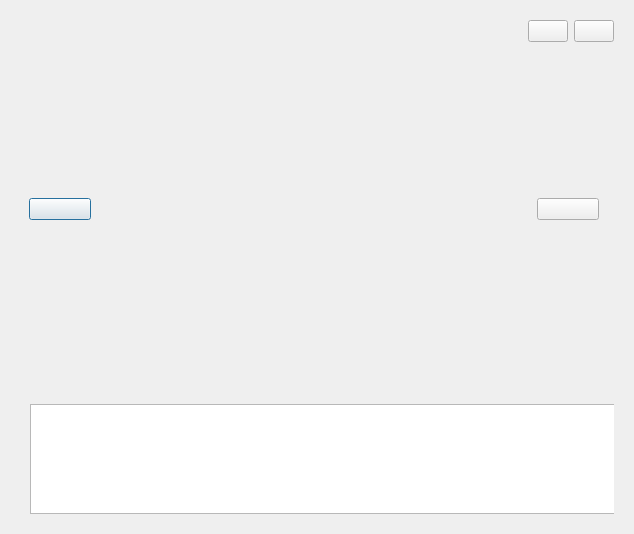
<?xml version="1.0" encoding="UTF-8"?>
<ui version="4.0">
 <class>SlideShowDlg</class>
 <widget class="QDialog" name="SlideShowDlg">
  <property name="geometry">
   <rect>
    <x>0</x>
    <y>0</y>
    <width>634</width>
    <height>534</height>
   </rect>
  </property>
  <property name="windowTitle">
   <string>Dialog</string>
  </property>
  <layout class="QVBoxLayout" name="verticalLayout" stretch="7,1">
   <item>
    <widget class="QWidget" name="slideShow" native="true">
     <layout class="QGridLayout" name="gridLayout">
      <item row="1" column="0">
       <widget class="QWidget" name="slidePreWidget" native="true">
        <property name="minimumSize">
         <size>
          <width>80</width>
          <height>0</height>
         </size>
        </property>
        <property name="maximumSize">
         <size>
          <width>80</width>
          <height>16777215</height>
         </size>
        </property>
        <layout class="QVBoxLayout" name="verticalLayout_2">
         <item>
          <widget class="PicButton" name="slidePreBtn">
           <property name="text">
            <string/>
           </property>
          </widget>
         </item>
        </layout>
       </widget>
      </item>
      <item row="1" column="1">
       <widget class="QWidget" name="picAnimation" native="true"/>
      </item>
      <item row="1" column="2">
       <widget class="QWidget" name="slideNextWidget" native="true">
        <property name="minimumSize">
         <size>
          <width>80</width>
          <height>0</height>
         </size>
        </property>
        <property name="maximumSize">
         <size>
          <width>80</width>
          <height>16777215</height>
         </size>
        </property>
        <layout class="QVBoxLayout" name="verticalLayout_3">
         <item>
          <widget class="PicButton" name="slideNextBtn">
           <property name="text">
            <string/>
           </property>
          </widget>
         </item>
        </layout>
       </widget>
      </item>
      <item row="0" column="2">
       <layout class="QHBoxLayout" name="horizontalLayout_2">
        <item>
         <widget class="PicStateBtn" name="playBtn">
          <property name="text">
           <string/>
          </property>
         </widget>
        </item>
        <item>
         <widget class="PicButton" name="closeBtn">
          <property name="text">
           <string/>
          </property>
         </widget>
        </item>
       </layout>
      </item>
     </layout>
    </widget>
   </item>
   <item>
    <widget class="QWidget" name="preShow" native="true">
     <layout class="QHBoxLayout" name="horizontalLayout">
      <item>
       <widget class="QWidget" name="widget" native="true">
        <property name="minimumSize">
         <size>
          <width>0</width>
          <height>120</height>
         </size>
        </property>
        <property name="maximumSize">
         <size>
          <width>16777215</width>
          <height>120</height>
         </size>
        </property>
        <widget class="QListWidget" name="preListWidget">
         <property name="geometry">
          <rect>
           <x>10</x>
           <y>10</y>
           <width>16777215</width>
           <height>110</height>
          </rect>
         </property>
         <property name="minimumSize">
          <size>
           <width>0</width>
           <height>110</height>
          </size>
         </property>
         <property name="maximumSize">
          <size>
           <width>16777215</width>
           <height>110</height>
          </size>
         </property>
        </widget>
       </widget>
      </item>
     </layout>
    </widget>
   </item>
  </layout>
 </widget>
 <customwidgets>
  <customwidget>
   <class>PicButton</class>
   <extends>QPushButton</extends>
   <header location="global">picbutton.h</header>
  </customwidget>
  <customwidget>
   <class>PicStateBtn</class>
   <extends>QPushButton</extends>
   <header location="global">picstatebtn.h</header>
  </customwidget>
 </customwidgets>
 <resources/>
 <connections/>
</ui>
